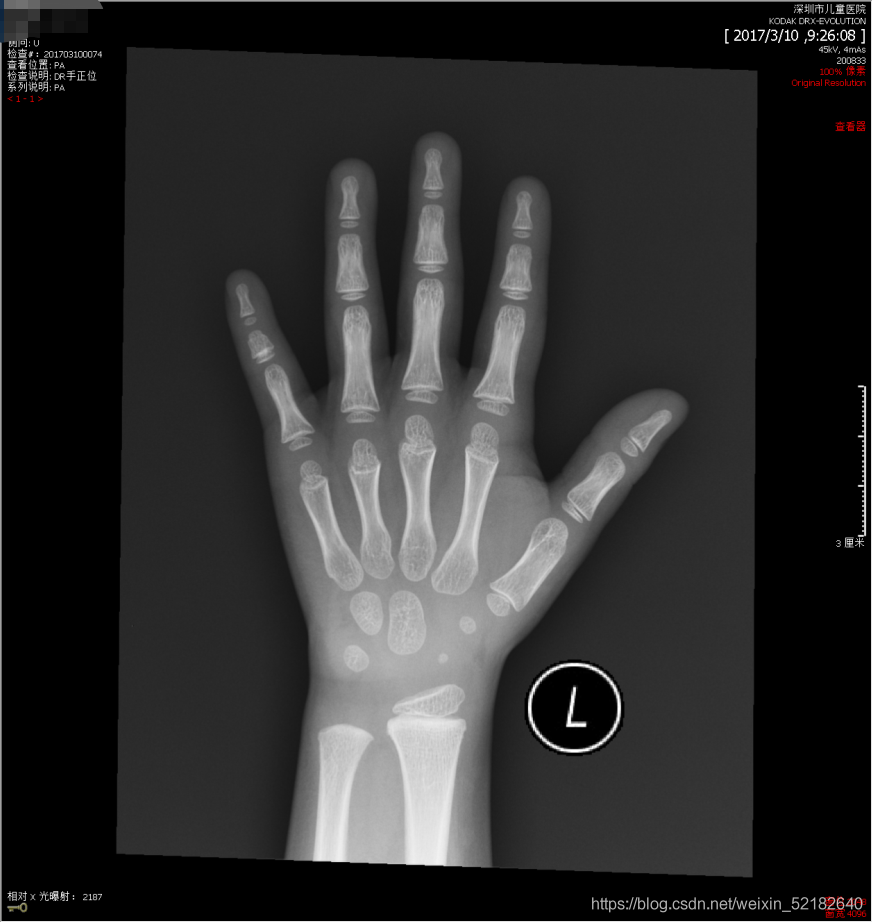
#> input picture tests/hand.png, 873 x 923 px
$ python extract_backgroud.py
#> lines starting #> are read from the running program, lines starting #| are printed output that depends on the picture; after the words box and inside, x2 and y2 are one past the last pixel; in counts of white or black regions, pixels touching at a corner belong together

"""
处理数据集
    目标分割，
输入网络前处理数据集
    对马的图像进行目标分割 => (能不能获取到轮廓像素点，位置点) 前景输入到网络GA
    对斑马图像进行目标分割 => (获取轮廓像素点，位置点) 前景输入网络 GB

    网络间传输的就是前景
    对前景做处理，处理结果=> 和原背景进行融合

    Python 图像掩码

    https://juejin.cn/post/6886732020085424136

目标分割
获取前景，坐标
生成背景
根据坐标贴回原图片

"""


import cv2
import numpy as np

img = cv2.imread('hand.png')
#> img is the input picture: shape (923, 873, 3); mean B, G, R 46.2, 46.2, 46.4
gray = cv2.cvtColor(img,cv2.COLOR_BGR2GRAY)

ret,binary = cv2.threshold(gray,60,255,0)#阈值处理
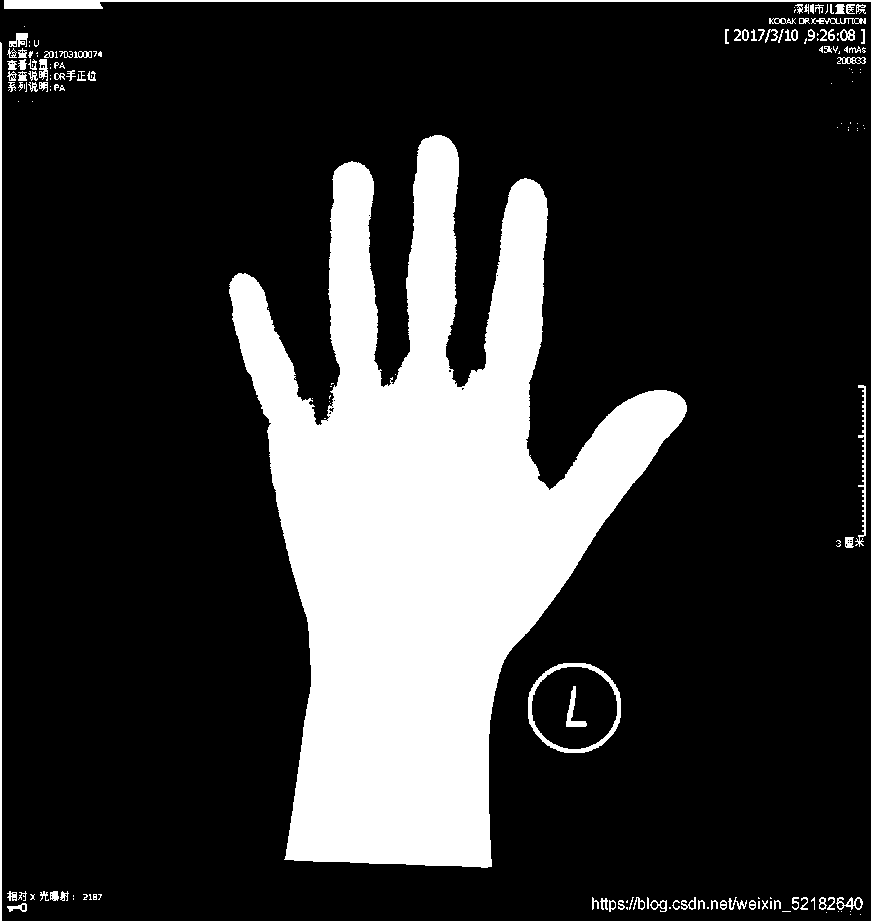
#> binary: shape (923, 873); 21% white; 174 white regions (87 under 20 px)
contours,hierarchy = cv2.findContours(binary,cv2.RETR_TREE,cv2.CHAIN_APPROX_SIMPLE)#查找轮廓
#> contours = 299 contours, 224 with area under 20; largest, box (x1, y1, x2, y2) and area: (229, 135, 687, 868) 153042, (528, 663, 621, 753) 6635, (531, 666, 618, 750) 5630, (0, 0, 873, 923) 4214, (855, 385, 866, 547) 290
print(len(contours))
#| 299
x = 0
for i in range(len(contours)):
    area = cv2.contourArea(contours[i])
    if area>10000:
        print(area)
        x = i
#> this loop made 299 passes
#> (area, x) on pass 98: (153041.5, 97)
#> area on passes 11, 12, 17, 20, 26, 27: 80, 22, 46, 46, 101, 28.5
#| 153041.5
cnt = contours[x]
#> cnt = contour of 1519 points, box (x1, y1, x2, y2) (229, 135, 687, 868), area 153042
img1 = img.copy()
approx1 = cv2.approxPolyDP(cnt,3,True)#拟合精确度
#> approx1 = contour of 87 points, box (x1, y1, x2, y2) (229, 135, 687, 867), area 152548
img1  =cv2.polylines(img1,[approx1],True,(255,255,0),2)
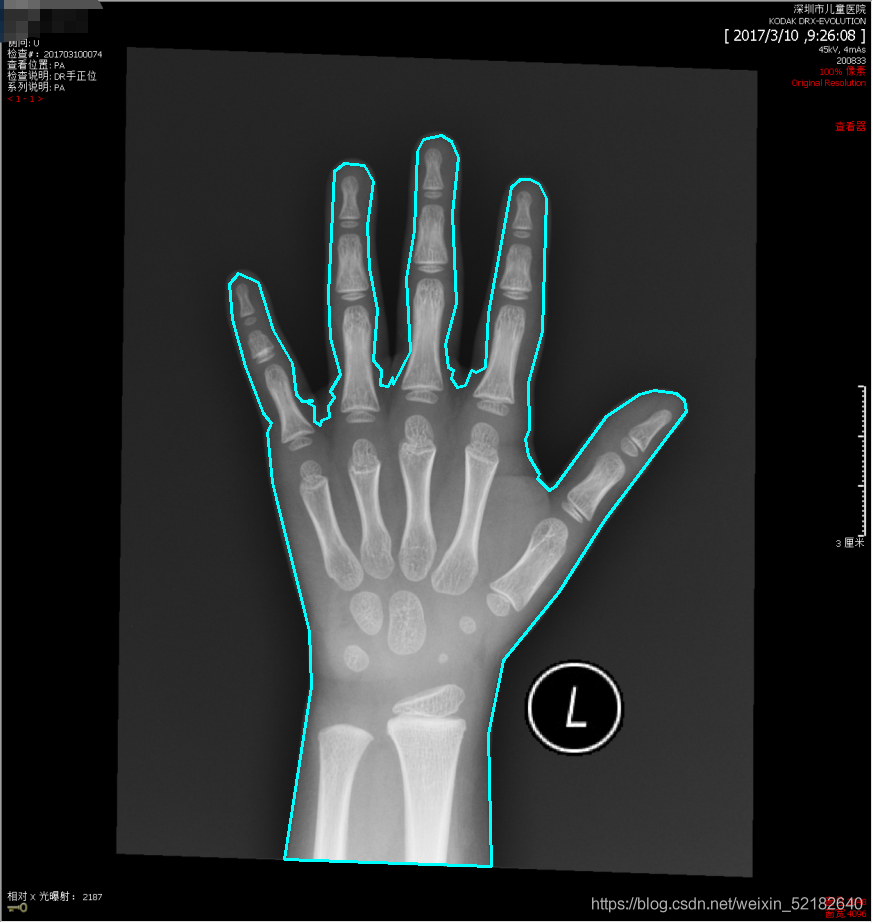
#> img1: shape (923, 873, 3); 1.24% of pixels changed, all inside (x1, y1, x2, y2) = (228, 134, 688, 868)
cv2.imwrite('approxPolyDP1.jpg',img1)

img2 = img.copy()
approx2 = cv2.approxPolyDP(cnt,5,True)#拟合精确度
#> approx2 = contour of 56 points, box (x1, y1, x2, y2) (229, 135, 687, 867), area 152004
img2  =cv2.polylines(img2,[approx2],True,(255,255,0),2)
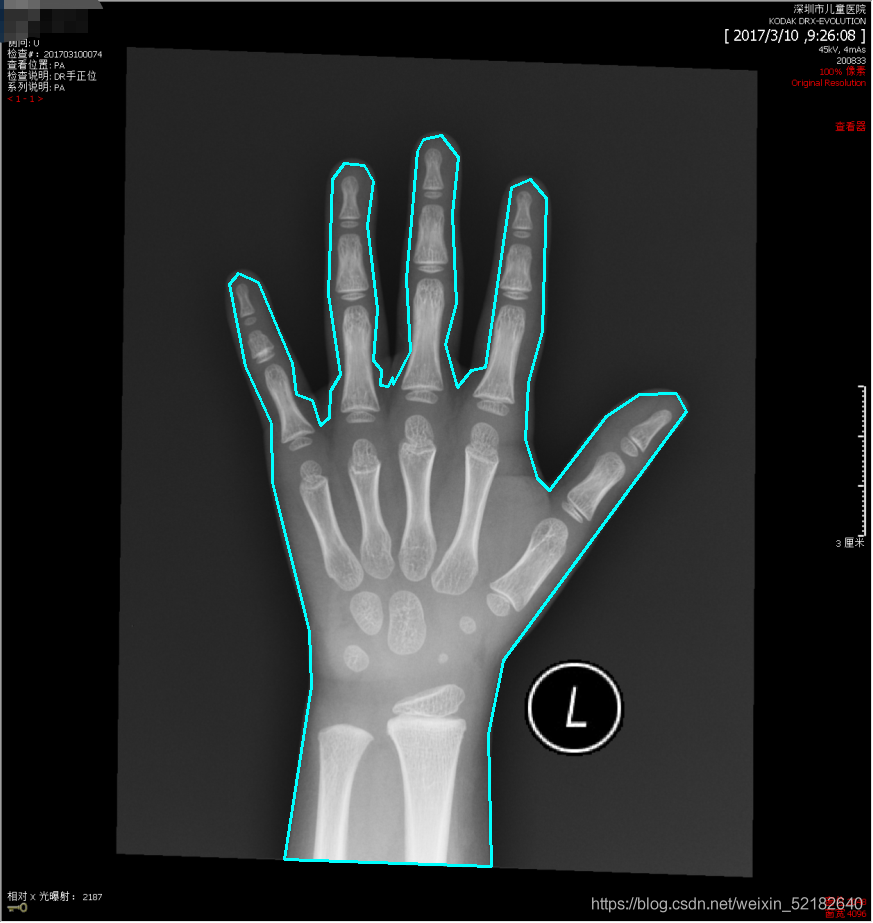
#> img2: shape (923, 873, 3); 1.23% of pixels changed, all inside (x1, y1, x2, y2) = (228, 134, 688, 868)
cv2.imwrite('approxPolyDP2.jpg',img2)

img3 = img.copy()
approx3 = cv2.approxPolyDP(cnt,7,True)#拟合精确度
#> approx3 = contour of 44 points, box (x1, y1, x2, y2) (229, 135, 687, 867), area 151562
img3  =cv2.polylines(img3,[approx3],True,(255,255,0),2)
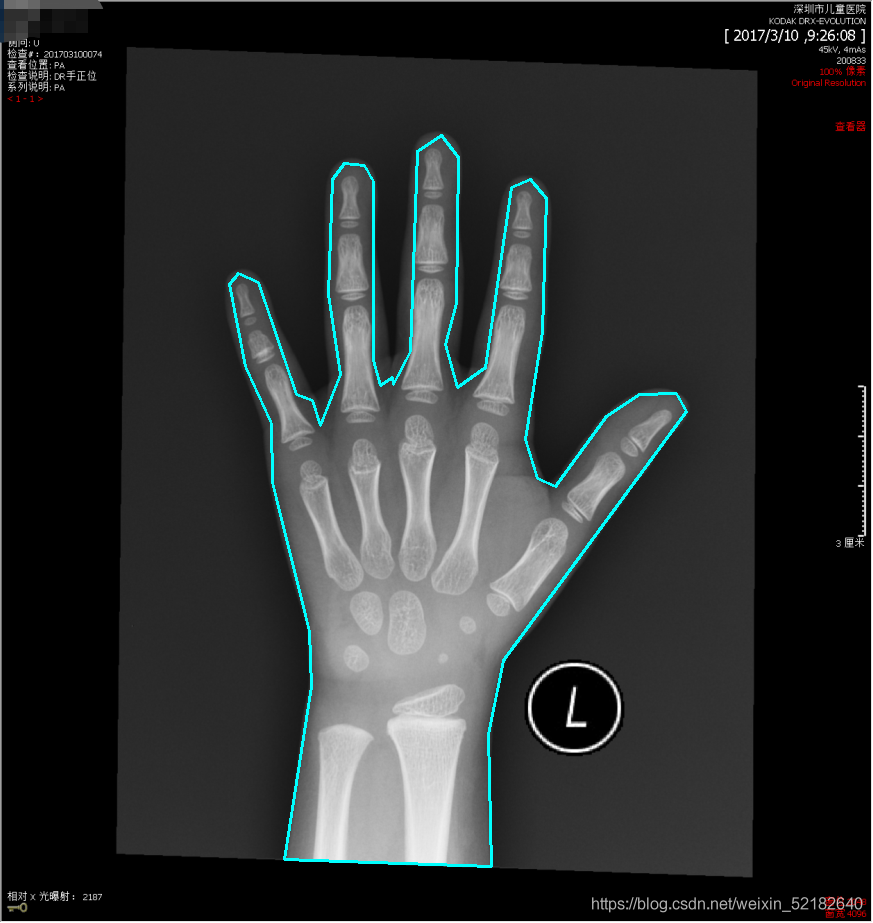
#> img3: shape (923, 873, 3); 1.22% of pixels changed, all inside (x1, y1, x2, y2) = (228, 134, 688, 868)
cv2.imwrite('approxPolyDP3.jpg',img3)


cv2.imwrite("dst.png",img1)
print(len(approx1))
#| 87
